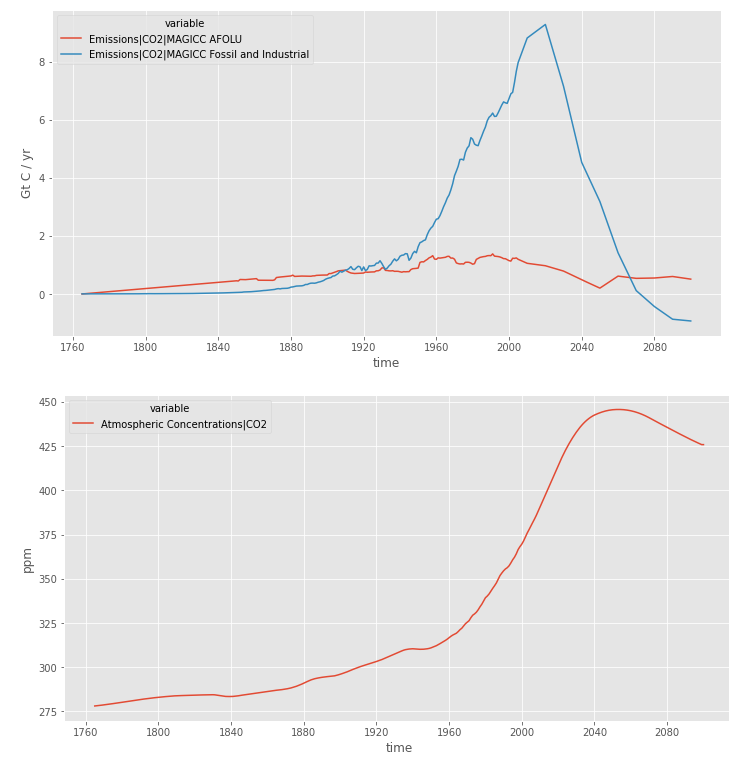

Write Python code to recreate this figure.
from os.path import join
import datetime
import dateutil
from copy import deepcopy

import numpy as np
import pandas as pd

from pymagicc import MAGICC6, rcp26, zero_emissions
from pymagicc.io import MAGICCData

get_ipython().run_line_magic('matplotlib', 'inline')
from matplotlib import pyplot as plt

plt.style.use("ggplot")
plt.rcParams["figure.figsize"] = (12, 6)

with MAGICC6() as magicc:
    res = magicc.run(rcp26)

plt.figure()
res.filter(variable="Emis*CO2*", region="World").line_plot(hue="variable")
plt.figure()
res.filter(variable="Atmos*Conc*CO2", region="World").line_plot(hue="variable");
